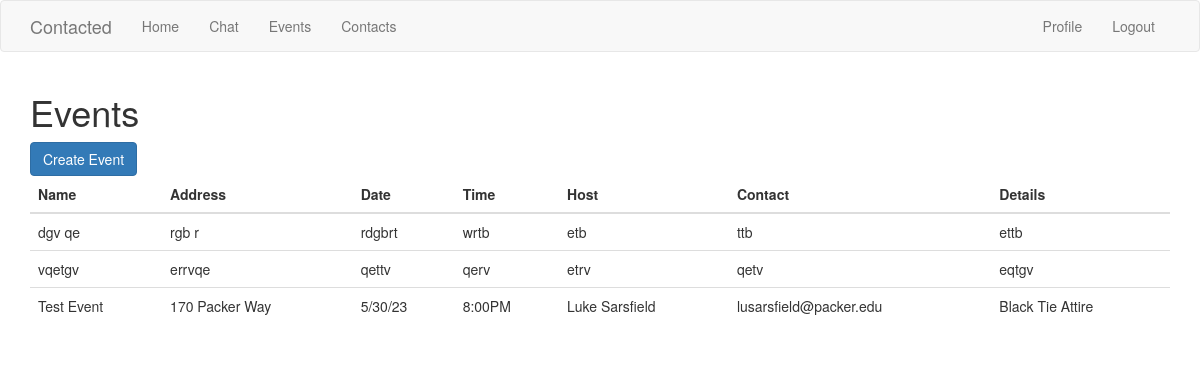
The page /events (signed in) on the database its author committed.
### app/models.py (models this page shows, shortened)
class Event(db.Model):
    id = db.Column(db.Integer, primary_key=True)
    eventname = db.Column(db.String(140))
    eventadress = db.Column(db.String(140))
    eventdate = db.Column(db.String(140))
    eventtime = db.Column(db.String(140))
    eventhost = db.Column(db.String(140))
    eventcontact = db.Column(db.String(140))
    eventdetails = db.Column(db.String(140))
    user_id = db.Column(db.Integer, db.ForeignKey('user.id'), nullable=False)

### app/routes.py (the view)
@app.route('/events', methods=['GET', 'POST'])
@login_required
def events():
    events = Event.query.all()
    return render_template('events.html', events=events)

### app/models.py (called while the page is built)
@login.user_loader
def load_user(id):
    return User.query.get(int(id))

### app/routes.py (called while the page is built)
@app.before_request
def before_request():
    if current_user.is_authenticated:
        current_user.last_seen = datetime.utcnow()
        db.session.commit()

### app/templates/events.html
{% extends 'base.html' %}
{% import 'bootstrap/wtf.html' as wtf %}
{% block content %}
  <div class="container">
    <h1>Events</h1>
      <a href="/create_event" class="btn btn-primary">Create Event</a>
    <table class="table">
      <thead>
        <tr>
          <th>Name</th>
          <th>Address</th>
          <th>Date</th>
          <th>Time</th>
          <th>Host</th>
          <th>Contact</th>
          <th>Details</th>
        </tr>
      </thead>
      <tbody>
        {% for event in events %}
          <tr>
            <td>{{ event.eventname }}</td>
            <td>{{ event.eventadress }}</td>
            <td>{{ event.eventdate }}</td>
            <td>{{ event.eventtime }}</td>
            <td>{{ event.eventhost }}</td>
            <td>{{ event.eventcontact }}</td>
            <td>{{ event.eventdetails }}</td>
          </tr>
        {% endfor %}
      </tbody>
    </table>
  </div>
{% endblock %}

### rows shown on the page
Event: eventname "dgv qe", eventadress "rgb r", eventdate "rdgbrt", eventtime "wrtb", eventhost "etb", eventcontact "ttb", eventdetails "ettb"
Event: eventname "vqetgv", eventadress "errvqe", eventdate "qettv", eventtime "qerv", eventhost "etrv", eventcontact "qetv", eventdetails "eqtgv"
Event: eventname "Test Event", eventadress "170 Packer Way", eventdate "5/30/23", eventtime "8:00PM", eventhost "Luke Sarsfield", eventcontact "lusarsfield@packer.edu", eventdetails "Black Tie Attire"
